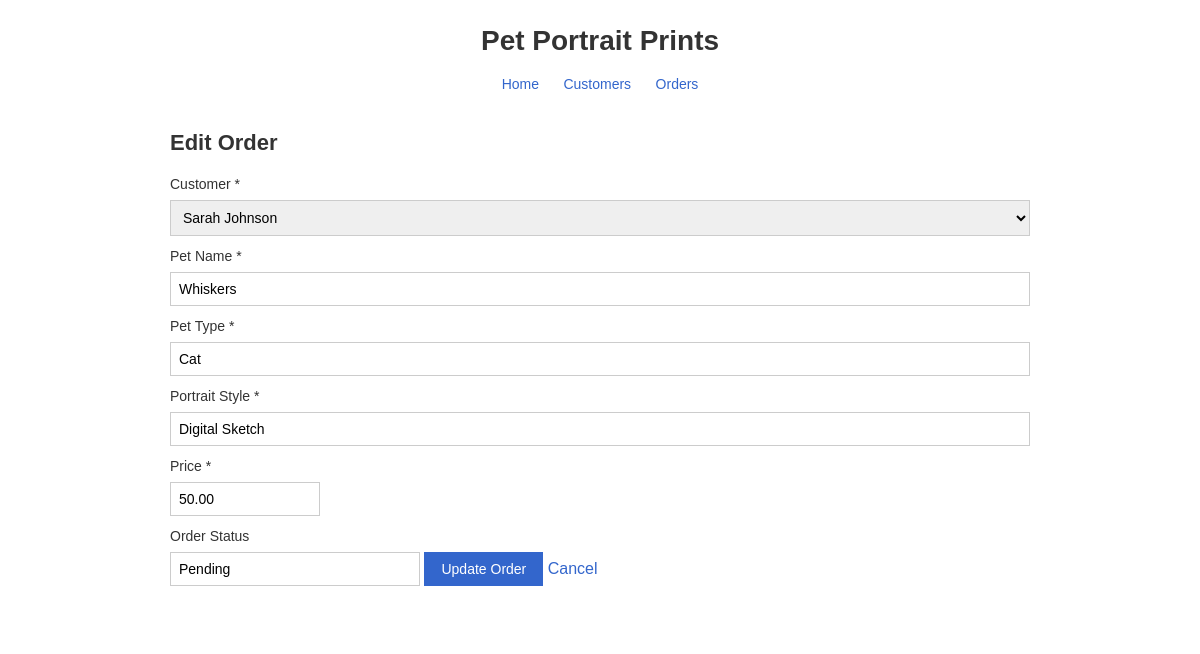
The page /orders/edit_order.php?id=2 on the database its author committed.
### tables this page shows
CREATE TABLE IF NOT EXISTS pet_portrait_orders (
    order_id       INT           NOT NULL AUTO_INCREMENT,
    customer_id    INT           NOT NULL,
    pet_name       VARCHAR(100)  NOT NULL,
    pet_type       VARCHAR(50)   NOT NULL,
    portrait_style VARCHAR(100)  NOT NULL,
    price          DECIMAL(10,2) NOT NULL,
    order_status   VARCHAR(30)   NOT NULL DEFAULT 'Pending',
    created_at     TIMESTAMP     DEFAULT CURRENT_TIMESTAMP,
    PRIMARY KEY (order_id),
    CONSTRAINT fk_order_customer
        FOREIGN KEY (customer_id)
        REFERENCES customers(customer_id)
        ON DELETE CASCADE
);

### includes/db_connect.php (called while the page is built, shortened)
<?php
function escape($string)
{
    return htmlspecialchars($string ?? '', ENT_QUOTES, 'UTF-8');
}
?>

### orders/edit_order.php (the view, shortened to what this page needs)
<?php
require_once __DIR__ . '/../includes/db_connect.php';
$id = $_GET['id'] ?? 0;
$id = (int)$id;
$stmt = $pdo->prepare("SELECT * FROM pet_portrait_orders WHERE order_id = ?");
$stmt->execute([$id]);
$order = $stmt->fetch();
$custStmt = $pdo->query("SELECT * FROM customers ORDER BY customer_name");
$customers = $custStmt->fetchAll();
?>
<?php require_once __DIR__ . '/../includes/header.php'; ?>
<h2>Edit Order</h2>
<form method="POST" action="edit_order.php?id=<?php echo escape($id); ?>">
    <label class="label" for="customer_id">Customer *</label>
    <select class="input" id="customer_id" name="customer_id" required>
        <?php
        foreach ($customers as $customer) {
            $selected = ($customer['customer_id'] == $order['customer_id']) ? 'selected' : '';
            echo '<option value="' . escape($customer['customer_id']) . '" ' . $selected . '>' . escape($customer['customer_name']) . '</option>';
        }
        ?>
    </select>
    <label class="label" for="pet_name">Pet Name *</label>
    <input class="input" type="text" id="pet_name" name="pet_name" value="<?php echo escape($order['pet_name']); ?>" required>
    <label class="label" for="pet_type">Pet Type *</label>
    <input class="input" type="text" id="pet_type" name="pet_type" value="<?php echo escape($order['pet_type']); ?>" required>
    <label class="label" for="portrait_style">Portrait Style *</label>
    <input class="input" type="text" id="portrait_style" name="portrait_style" value="<?php echo escape($order['portrait_style']); ?>" required>
    <label class="label" for="price">Price *</label>
    <input class="input input-small" type="number" id="price" name="price" step="0.01" min="0" value="<?php echo escape($order['price']); ?>" required>
    <label class="label" for="order_status">Order Status</label>
    <input class="input input-medium" type="text" id="order_status" name="order_status" value="<?php echo escape($order['order_status']); ?>">
    <input class="button" type="submit" value="Update Order">
    <a class="link" href="view_orders.php">Cancel</a>
</form>

### css/style.css (style rules this page uses)
* { margin: 0; padding: 0; box-sizing: border-box; }
body { background-color: #FFFFFF; color: #333333; font-family: Arial, Helvetica, sans-serif; line-height: 1.5; }
h2 { font-size: 22px; margin-bottom: 15px; color: #333333; }
a.button, input[type="submit"], button { background-color: #3366CC; color: #FFFFFF; border: 1px solid #3366CC; padding: 8px 16px; font-size: 14px; cursor: pointer; text-decoration: none; display: inline-block; }
a.link { color: #3366CC; text-decoration: none; }
form { margin-bottom: 20px; }
.label { display: block; margin-bottom: 5px; font-size: 14px; }
.input { width: 100%; padding: 8px; border: 1px solid #CCCCCC; font-size: 14px; margin-bottom: 10px; }
.input-small { width: 150px; }
.input-medium { width: 250px; }

### rows shown on the page
pet_portrait_orders: pet_name "Whiskers", pet_type "Cat", portrait_style "Digital Sketch", price "50.00", order_status "Pending"

### other values the page prints
form field customer_id "Sarah Johnson"
